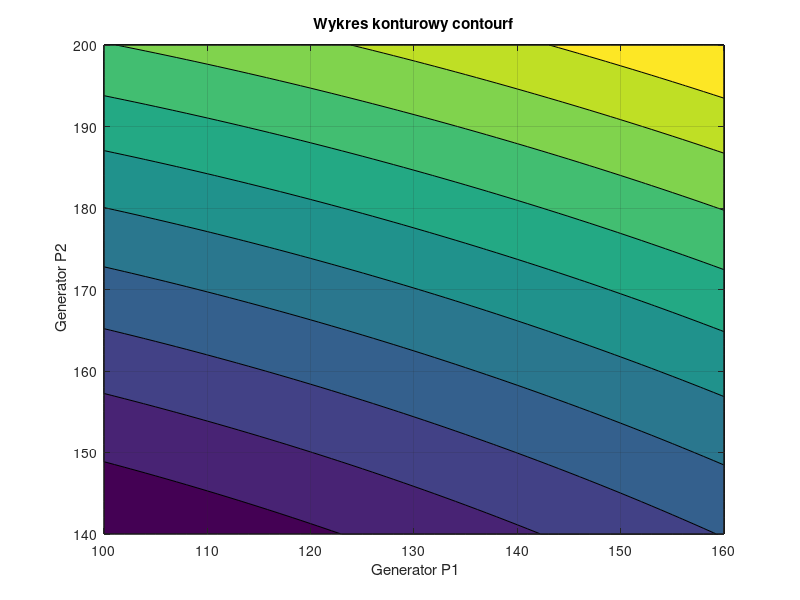

Write MATLAB code to recreate this figure.
function kosztgen
% wykresla koszty wytwarzania mocy przez 2 turbozespoly
% K = a1*P1^2 + b1*P + a2*P2^2 + b2*P2
a1=0.5; a2=1.0;
b1=1; b2=2;
P1=100:1:160;
P2=140:1:200;
[x,y]=meshgrid(P1,P2);
z=a1*x.^2+b1*x + a2*y.^2+b2*y;
mesh(x,y,z);
xlabel(' Generator P1');ylabel(' Generator P2');
zlabel('Koszt generacji mocy');
grid on; title('Wykres powierzchniowy mesh');
disp('Dalej? Wcisnij ENTER'); pause;
close;
meshz(x,y,z);
xlabel(' Generator P1');ylabel(' Generator P2');
zlabel('Koszt generacji mocy');
grid on; title('Wykres powierzchniowy meshz');
disp('Dalej? Wcisnij ENTER'); pause;
close;

meshc(x,y,z);
xlabel(' Generator P1');ylabel(' Generator P2');
zlabel('Koszt generacji mocy');
grid on; title('Wykres powierzchniowy meshc');
disp('Dalej? Wcisnij ENTER'); pause;
close;

surf(x,y,z);
xlabel(' Generator P1');ylabel(' Generator P2');
zlabel('Koszt generacji mocy');
grid on; title('Wykres powierzchniowy surf');
disp('Dalej? Wcisnij ENTER'); pause;
close;

surfl(x,y,z);
xlabel(' Generator P1');ylabel(' Generator P2');
zlabel('Koszt generacji mocy');
grid on; title('Wykres powierzchniowy surfl');
disp('Dalej? Wcisnij ENTER'); pause;
close;

surfc(x,y,z);
xlabel(' Generator P1');ylabel(' Generator P2');
zlabel('Koszt generacji mocy');
grid on; title('Wykres powierzchniowy surfc');
disp('Dalej? Wcisnij ENTER'); pause;
close;

waterfall(x,y,z);
xlabel(' Generator P1');ylabel(' Generator P2');
zlabel('Koszt generacji mocy');
grid on; title('Wykres powierzchniowy waterfall');
disp('Dalej? Wcisnij ENTER'); pause;
close;
%
plot3(x,y,z,'-s')
grid on;
xlabel(' Generator P1');ylabel(' Generator P2');
zlabel('Koszt generacji mocy');
grid on; title('Wykres powierzchniowy plot3');
disp('Dalej? Wcisnij ENTER'); pause;
close;
contourf(x,y,z);
grid on; title('Wykres konturowy contourf');
xlabel(' Generator P1');ylabel(' Generator P2');
zlabel('Koszt generacji mocy');
disp('Dalej? Wcisnij ENTER');pause;close;



return	
